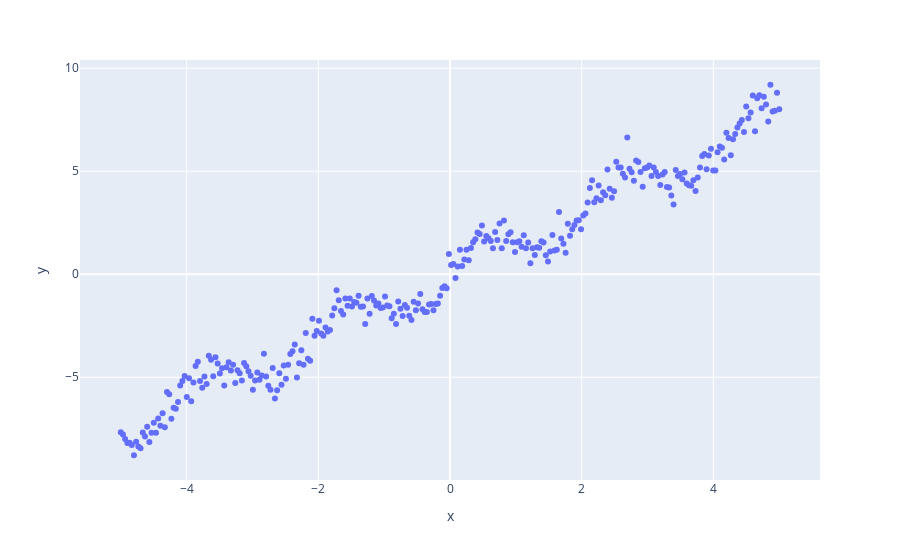

This figure's notebook cell:
### Markdown cell above
If we plot this data, we see that there is a clear sinusoidal relationship between x and y.

### Code cell
import plotly.express as px
px.scatter(df, x = "x", y = "y")

### Figure 1 — Plotly figure (JSON) as saved in the notebook; plotly's stock layout.template omitted (floating-point values rounded to 4 significant figures; data arrays with more than 128 entries replaced by an {"elided": "..."} marker saying what was removed)
{"data": [{"hovertemplate": "x=%{x}<br>y=%{y}<extra></extra>", "legendgroup": "", "marker": {"color": "#636efa", "symbol": "circle"}, "mode": "markers", "name": "", "orientation": "v", "showlegend": false, "type": "scatter", "x": {"elided": "300 float values"}, "xaxis": "x", "y": {"elided": "300 float values"}, "yaxis": "y"}], "layout": {"autosize": true, "legend": {"tracegroupgap": 0}, "margin": {"t": 60}, "xaxis": {"anchor": "y", "autorange": true, "domain": [0, 1], "range": [-5.628, 5.628], "title": {"text": "x"}, "type": "linear"}, "yaxis": {"anchor": "x", "autorange": true, "domain": [0, 1], "range": [-10.18, 10.59], "title": {"text": "y"}, "type": "linear"}}}
